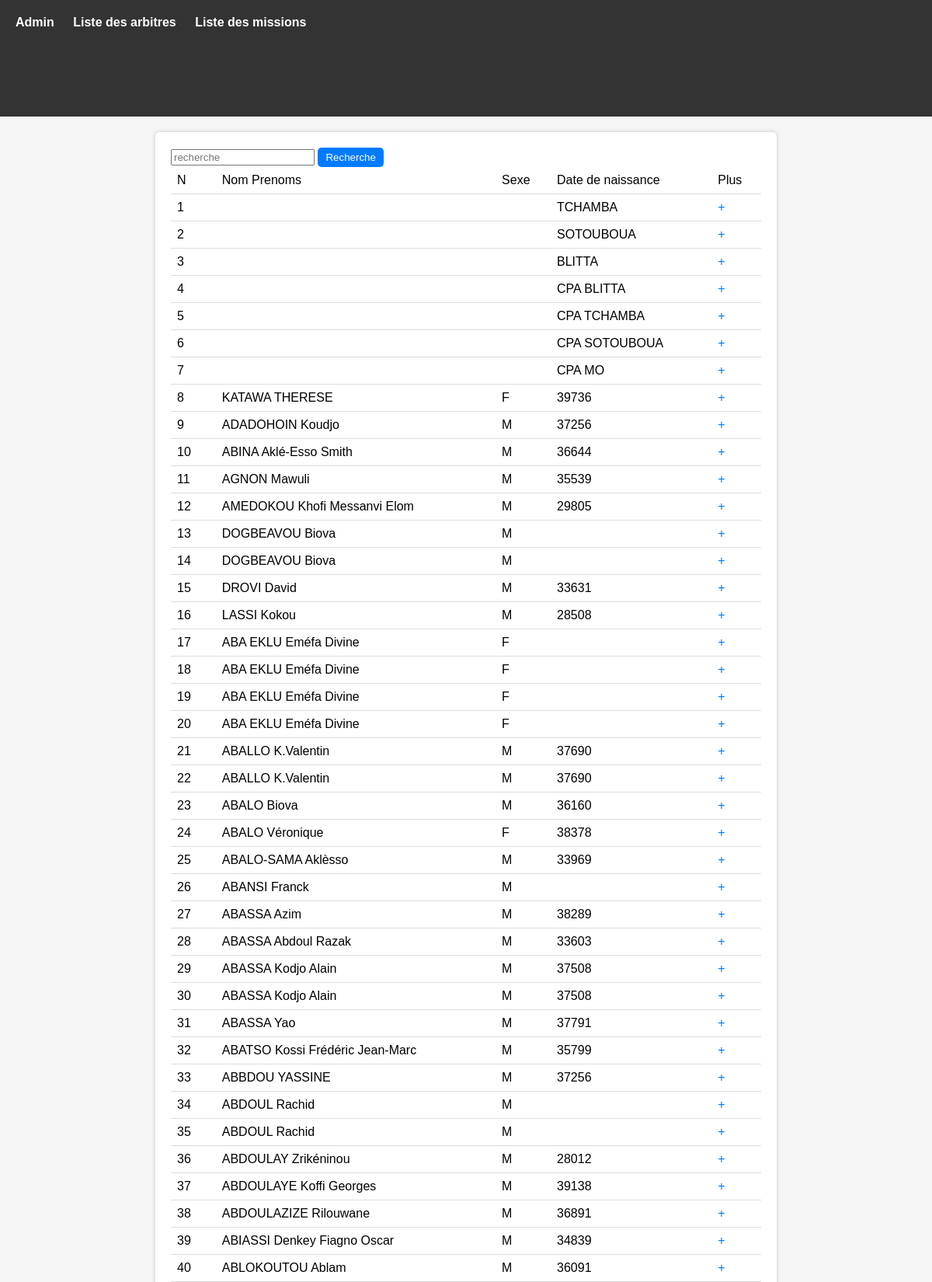
The page /listeArbitres.php (upper part) on the database its author committed.
### tables this page shows
CREATE TABLE `arbitres` (
  `id_arbitre` int(11) NOT NULL,
  `nom_prenoms` varchar(150) NOT NULL,
  `sexe` varchar(150) NOT NULL,
  `date_naissance` varchar(150) NOT NULL,
  `anne_grade` varchar(150) NOT NULL,
  `contact` varchar(150) NOT NULL,
  `email` varchar(150) NOT NULL,
  `grade` varchar(150) NOT NULL,
  `region` varchar(150) NOT NULL
);

### listeArbitres.php (the view, shortened to what this page needs)
<?php
    include('./connexionData.php');
    $message = '';
    $req = $pdo->query('SELECT DISTINCT nom_prenoms, COUNT(id_arbitre) as nbre FROM arbitres');
    $totalElmentsParPage = 100;
    if(isset($_GET['send1']) && isset($_GET['search'])){
        $search = $_GET['search'];
        $req = $pdo->query("SELECT DISTINCT nom_prenoms, COUNT(id_arbitre) as nbre FROM arbitres WHERE nom_prenoms LIKE '%$search%' ");
        $totalElments = $req->fetchAll();
        $totalElmentsParPage = 100;
        $nbrePage = ceil($totalElments[0]['nbre'] / $totalElmentsParPage);
        if($req->rowCount() == 0){
            $message = "pas de resultat";
        }
        else{
            if(!isset($_GET['page'])){
                $_GET['page'] = '1';
                $page_now = $_GET['page'];
                $debut = ($page_now - 1 ) * $totalElmentsParPage;
                $req= $pdo->query(" SELECT DISTINCT nom_prenoms, id_arbitre, nom_prenoms, sexe, date_naissance FROM arbitres WHERE nom_prenoms LIKE '%$search%'  ORDER BY nom_prenoms LIMIT $debut , $totalElmentsParPage  ");
            }
            else{
                $page_now = $_GET['page'];
                $debut = ($page_now - 1 ) * $totalElmentsParPage;
                $req= $pdo->query("SELECT DISTINCT nom_prenoms, id_arbitre, nom_prenoms, sexe, date_naissance FROM arbitres WHERE nom_prenoms LIKE '%$search%'  ORDER BY nom_prenoms LIMIT $debut , $totalElmentsParPage  ");
            }
        }
    }
    else{
        $page_now = $_GET['page'];
        $debut = ($page_now - 1 ) * $totalElmentsParPage;
        $req = $pdo->query("SELECT DISTINCT nom_prenoms, id_arbitre, nom_prenoms, sexe, date_naissance FROM arbitres ORDER BY nom_prenoms LIMIT $debut , $totalElmentsParPage  ");
    }
    $liste_arbitres = $req->fetchAll();
?>
<?php include('./base.php'); ?>
    <div class="content">
        <form action="" id='form-search'class='form-search'>
            <input type="search" name="search" id="search" class='search' placeholder='recherche' value= <?= @$_GET['search']?>>
            <button type="submit" name='send1'>Recherche</button>
        </form>
        <?php
            if($message === ''){ ?>
                <table>
                    <thead>
                        <tr>
                            <td>N</td>
                            <td>Nom Prenoms</td>
                            <td>Sexe</td>
                            <td>Date de naissance</td>
                            <td>Plus</td>
                        </tr>
                    </thead>
                    <tbody id='table'>
                        <?php
                            $num = 0;
                            foreach($liste_arbitres as $ab) :
                                $num++?>
                                    <tr>
                                        <td> <?= $num ?> </td>
                                        <td><?= $ab['nom_prenoms'] ?></td>
                                        <td><?= $ab['sexe'] ?></td>
                                        <td><?= $ab['date_naissance'] ?></td>
                                        <td> <a href="./infoArbitres.php?id=<?= $ab['id_arbitre'] ?>">+</a></td>
                                    </tr>
                        <?php
                            endforeach
                        ?>
                    </tbody>
                </table>
        <?php    }
            else{
                var_dump($message);
            }
        ?>
    </div>

### base.php (shortened to what this page needs)
<!DOCTYPE html>
<html lang="fr">
<head>
    <link rel="stylesheet" href="./styles/style.css">
</head>
<body>
<nav class="nav ">
        <ul>
            <li >
                <a href="./admin/">Admin</a>
            </li>
            <li >
                <a href="./listeArbitres.php">Liste des arbitres</a>
            </li>
            <li >
                <a href="./infoMissions.php">Liste des missions</a>
            </li>
        </ul>
    </nav>
</body>
</html>

### styles/style.css (style rules this page uses)
* { box-sizing: border-box; }
body { font-family: Arial, sans-serif; background-color: #f5f5f5; margin: 0; padding: 0; height: 100vh; }
.content { background-color: #ffffff; border-radius: 5px; padding: 20px; box-shadow: 0px 0px 5px rgba(0, 0, 0, 0.2); width: 80%; max-width: 800px; position: absolute; left: 50%; transform: translateX(-50%); margin-top: 20px; }
table { width: 100%; border-collapse: collapse; margin-bottom: 20px; }
th, td { padding: 8px; text-align: left; border-bottom: 1px solid #dddddd; }
a { text-decoration: none; }
button { background-color: #007bff; color: white; border: none; border-radius: 5px; padding: 5px 10px; cursor: pointer; }
nav { background-color: #333; color: white; padding: 20px; height: 150px; width: 100%; }
nav ul { list-style: none; margin: 0; padding: 0; }
nav ul li { display: inline-block; margin-right: 20px; }
nav a { text-decoration: none; color: white; font-weight: bold; transition: color 0.3s; }
table { width: 100%; border-collapse: collapse; margin-right: 20px; }
a { text-decoration: none; color: #007bff; }

### rows shown on the page
arbitres: date_naissance "TCHAMBA"
arbitres: date_naissance "SOTOUBOUA"
arbitres: date_naissance "BLITTA"
arbitres: date_naissance "CPA BLITTA"
arbitres: date_naissance "CPA TCHAMBA"
arbitres: date_naissance "CPA SOTOUBOUA"
arbitres: date_naissance "CPA MO"
arbitres: nom_prenoms "KATAWA THERESE", sexe "F", date_naissance "39736"
arbitres: nom_prenoms "ADADOHOIN Koudjo", sexe "M", date_naissance "37256"
arbitres: nom_prenoms "ABINA Aklé-Esso Smith", sexe "M", date_naissance "36644"
arbitres: nom_prenoms "AGNON Mawuli", sexe "M", date_naissance "35539"
arbitres: nom_prenoms "AMEDOKOU Khofi Messanvi Elom", sexe "M", date_naissance "29805"
arbitres: nom_prenoms "DOGBEAVOU Biova", sexe "M"
arbitres: nom_prenoms "DOGBEAVOU Biova", sexe "M"
arbitres: nom_prenoms "DROVI David", sexe "M", date_naissance "33631"
arbitres: nom_prenoms "LASSI Kokou", sexe "M", date_naissance "28508"
arbitres: nom_prenoms "ABA EKLU Eméfa Divine", sexe "F"
arbitres: nom_prenoms "ABA EKLU Eméfa Divine", sexe "F"
arbitres: nom_prenoms "ABA EKLU Eméfa Divine", sexe "F"
arbitres: nom_prenoms "ABA EKLU Eméfa Divine", sexe "F"
arbitres: nom_prenoms "ABALLO K.Valentin", sexe "M", date_naissance "37690"
arbitres: nom_prenoms "ABALLO K.Valentin", sexe "M", date_naissance "37690"
arbitres: nom_prenoms "ABALO Biova", sexe "M", date_naissance "36160"
arbitres: nom_prenoms "ABALO Véronique", sexe "F", date_naissance "38378"
arbitres: nom_prenoms "ABALO-SAMA Aklèsso", sexe "M", date_naissance "33969"
arbitres: nom_prenoms "ABANSI Franck", sexe "M"
arbitres: nom_prenoms "ABASSA Azim", sexe "M", date_naissance "38289"
arbitres: nom_prenoms "ABASSA Abdoul Razak", sexe "M", date_naissance "33603"
arbitres: nom_prenoms "ABASSA Kodjo Alain", sexe "M", date_naissance "37508"
arbitres: nom_prenoms "ABASSA Kodjo Alain", sexe "M", date_naissance "37508"
arbitres: nom_prenoms "ABASSA Yao", sexe "M", date_naissance "37791"
arbitres: nom_prenoms "ABATSO Kossi Frédéric Jean-Marc", sexe "M", date_naissance "35799"
arbitres: nom_prenoms "ABBDOU YASSINE", sexe "M", date_naissance "37256"
arbitres: nom_prenoms "ABDOUL Rachid", sexe "M"
arbitres: nom_prenoms "ABDOUL Rachid", sexe "M"
arbitres: nom_prenoms "ABDOULAY Zrikéninou", sexe "M", date_naissance "28012"
arbitres: nom_prenoms "ABDOULAYE Koffi Georges", sexe "M", date_naissance "39138"
arbitres: nom_prenoms "ABDOULAZIZE Rilouwane", sexe "M", date_naissance "36891"
arbitres: nom_prenoms "ABIASSI Denkey Fiagno Oscar", sexe "M", date_naissance "34839"
arbitres: nom_prenoms "ABLOKOUTOU Ablam", sexe "M", date_naissance "36091"
